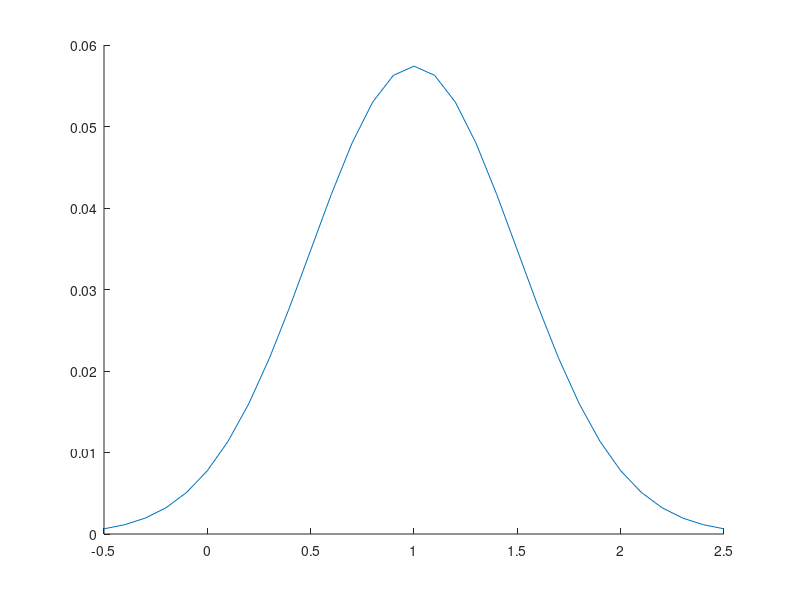

Recreate this plot in MATLAB. (Note: this script raises an error after producing the figure.)
% This script tests issues with generating a plotting skewed distributions
% using a toy example.

clear
close all

% Step 1: Generate dateset drawn from a normal distribution:
number_of_draws = 10000;
normal_mean = 1;
normal_sigma = 0.5;
normal_data = normrnd(normal_mean,normal_sigma,[1,number_of_draws]);
range_normal = max(normal_data)-min(normal_data);
[lognormal_mean,lognormal_variance] = lognstat(normal_mean,normal_sigma);
lognormal_sigma = sqrt(lognormal_variance);

% Step 2: Generate PDF for normal random data:
normal_x = (normal_mean - 3*normal_sigma:0.1:normal_mean + 3*normal_sigma);
normal_pdf = normpdf(normal_x,normal_mean,normal_sigma);

% Step 3: Transform dataset into lognormal distribution:
lognormal_data = exp(normal_data);
range_lognormal = max(lognormal_data) - min(lognormal_data);

% Step 4: Generate PDF for lognormal data:
lognormal_pdf = lognpdf(exp(normal_x),normal_mean,normal_sigma);

% Step 5: Plot normal data example:
number_of_bins = 50;
bin_width = range_normal/number_of_bins;
figure
hold on
plot(normal_x,normal_pdf*bin_width)
histogram(normal_data,number_of_bins,'Normalization','Probability')
hold off

% Step 6: Plot lognormal data example:
figure
hold on
bin_width = range_lognormal/number_of_bins;
plot(exp(normal_x),lognormal_pdf*bin_width)
histogram(lognormal_data,number_of_bins,'Normalization','Probability')
xlim([0,lognormal_mean+6*lognormal_sigma]);
hold off



%% Test Morgan's method with catvalues
normal_mean = mean(log(catvalues));
normal_sigma = std(log(catvalues));
normal_data = log(catvalues);
range_normal = max(normal_data)-min(normal_data);
[lognormal_mean,lognormal_variance] = lognstat(normal_mean,normal_sigma);
lognormal_sigma = sqrt(lognormal_variance);

% Step 2: Generate PDF for normal random data:
normal_x = (normal_mean - 3*normal_sigma:0.1:normal_mean + 3*normal_sigma);
normal_pdf = normpdf(normal_x,normal_mean,normal_sigma);
number_of_bins = 50;
bin_width = range_normal/number_of_bins;
figure
hold on
plot(normal_x,normal_pdf*bin_width)
histogram(normal_data,number_of_bins,'Normalization','Probability')
hold off